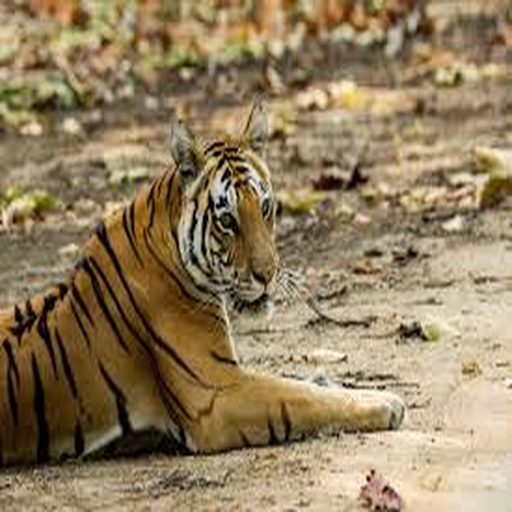
#> input picture data/sample/tigers/train/tiger_115.png, 512 x 512 px; its folder holds only this picture in this run
$ jupyter execute --allow-errors TRACE_Tiger_Pipeline.ipynb   (shell and % lines are left out)   (older library calls are emulated)
#> lines starting #> are read from the running program, lines starting #| are printed output that depends on the picture
#> further down, img is the input picture: shape (512, 512, 3); mean B, G, R 95.8, 128.2, 147.3
# TRACE — Tiger Recognition And Census Engine
## EPAIB Batch 05 | Group 4 | IIM Lucknow
**Real-world partner:** Wildlife Department, Government of West Bengal

---

### 3-Model Architecture
| Phase | Model | What It Does |
|-------|-------|-------------|
| Phase 1 | Image Triage | Reject unusable images before any ML runs |
| Phase 2 | YOLOv8 + ResNet50 | Detect tigers, count, identify individuals |
| Phase 3 | HSV Classifier | Classify color morph + subspecies |

**How to run:** Runtime → Run All  (or Shift+Enter cell by cell)

## Step 1: Install Dependencies

[cell 1]
# Install all required packages
print("All packages installed.")

## Step 2: Mount Google Drive (Upload Your Tiger Images Here)

[cell 2]
from google.colab import drive
drive.mount('/content/drive')

# ── Set this to your folder in Google Drive ────────────────────────────────
# Upload your tiger images to Google Drive first, then update this path.
# Example: if your images are in My Drive > tiger_images > train
IMAGE_DIR = "/content/drive/MyDrive/tiger_images/train"

# If you want to use sample images uploaded directly to Colab instead:
# IMAGE_DIR = "/content/tiger_images"

import os
os.makedirs(IMAGE_DIR, exist_ok=True)
os.makedirs("/content/reports", exist_ok=True)
print(f"Image folder: {IMAGE_DIR}")

## Step 3: Imports & Configuration

[cell 3]
import json
import cv2
import numpy as np
import pandas as pd
import torch
import torchvision.models as models
import torchvision.transforms as transforms
from PIL import Image
from sklearn.metrics.pairwise import cosine_similarity
from ultralytics import YOLO
from pathlib import Path
from IPython.display import display
import matplotlib.pyplot as plt
import matplotlib.patches as patches

# ── Field Metadata (edit before each survey session) ──────────────────────
RANGE_NAME = "Sundarbans Tiger Reserve"
BEAT_NAME  = "Block-A / Sector-3"

# ── Phase 1: Image Triage thresholds ──────────────────────────────────────
BLUR_THRESHOLD        = 80.0   # Laplacian variance below this = blurry
OVEREXPOSE_THRESHOLD  = 240    # Mean brightness above this = whiteout
UNDEREXPOSE_THRESHOLD = 20     # Mean brightness below this = blackout
IR_CHANNEL_DIFF       = 5      # Max channel diff = grayscale / IR night image

# ── Phase 2: Detection & Identity thresholds ──────────────────────────────
SIMILARITY_THRESHOLD    = 0.83  # Confirmed match — update DB
PARTIAL_MATCH_THRESHOLD = 0.70  # Possible match (half-body) — log only
CONFIDENCE_THRESHOLD    = 0.35  # YOLO minimum confidence
MIN_BOX_FULL            = 0.05  # >= 5% of frame = full body
MIN_BOX_PARTIAL         = 0.03  # 3-5% of frame = half body

# ── YOLO class filter ──────────────────────────────────────────────────────
# COCO has no tiger class. These are the closest visual proxies.
# After fine-tuning YOLO on tiger data, replace with {0}.
TIGER_PROXY_CLASSES = {15, 16, 17, 24}  # cat, dog, horse, zebra

# ── Paths ──────────────────────────────────────────────────────────────────
SUPPORTED_EXTS = {".jpg", ".jpeg", ".png", ".webp"}
OUTPUT_CSV     = "/content/reports/tiger_enumeration_results.csv"
DB_FILE        = "/content/reports/tiger_registry_db.json"

# ── Device ─────────────────────────────────────────────────────────────────
#> (the rest of this cell did not finish here and is left out)

## Step 4: Load Models (YOLOv8 + ResNet50)

[cell 4]
# ── YOLOv8 — Tiger Detection ───────────────────────────────────────────────
print("Loading YOLOv8 detector...")
#> (the rest of this cell did not finish here and is left out)

## Step 5: Tiger Database (Persists Across Runs)

[cell 5]
tiger_database       = {}   # {"Tiger_001": np.array(2048,)}
tiger_sighting_counts = {}  # {"Tiger_001": int}
results_log          = []

def load_database():
    """Load existing tiger registry from disk if available."""
    if Path(DB_FILE).exists():
        try:
            with open(DB_FILE, "r") as f:
                raw = json.load(f)
            for tid, entry in raw.items():
                tiger_database[tid]        = np.array(entry["embedding"])
                tiger_sighting_counts[tid] = entry["sighting_count"]
            print(f"Loaded {len(tiger_database)} existing tiger profiles.")
        except Exception as e:
            print(f"Could not load database: {e} — starting fresh.")
    else:
        print("No existing database found — starting fresh.")

# [12 lines left out: function save_database, not called in this run]

load_database()

## Phase 1 — Image Triage
**Goal:** Reject unusable images BEFORE any ML model runs.

Every camera trap image is classified into one of these buckets:
| Bucket | Description |
|--------|------------|
| `Clean` | Good quality — pass to Phase 2 |
| `IR_Night` | Grayscale infrared night shot — still usable |
| `Unusable_Overexposed` | Whiteout (animal too close to IR flash) |
| `Unusable_Underexposed` | Blackout (too dark, flash didn't reach) |
| `Unusable_Blurry` | Motion blur (fast animal + slow shutter) |

[cell 6]
def detect_ir_night(img_bgr):
    """
    Camera traps use IR flash at night → grayscale images.
    When all 3 RGB channels are nearly identical, image is B&W.
    """
    rgb = cv2.cvtColor(img_bgr, cv2.COLOR_BGR2RGB).astype(np.float32)
    diff_rg = np.std(rgb[:,:,0] - rgb[:,:,1])
    diff_rb = np.std(rgb[:,:,0] - rgb[:,:,2])
    return (diff_rg < IR_CHANNEL_DIFF) and (diff_rb < IR_CHANNEL_DIFF)

def detect_overexposure(img_bgr):
    """Whiteout — animal too close to IR flash."""
    gray = cv2.cvtColor(img_bgr, cv2.COLOR_BGR2GRAY)
    return float(np.mean(gray)) > OVEREXPOSE_THRESHOLD

def detect_underexposure(img_bgr):
    """Blackout — too far from camera or dense canopy."""
    gray = cv2.cvtColor(img_bgr, cv2.COLOR_BGR2GRAY)
    return float(np.mean(gray)) < UNDEREXPOSE_THRESHOLD

def detect_blur(img_bgr):
    """
    Motion blur detection using Laplacian variance.
    Sharp image = strong edges = high variance.
    Blurry image = weak edges = low variance.
    """
    gray = cv2.cvtColor(img_bgr, cv2.COLOR_BGR2GRAY)
    return float(cv2.Laplacian(gray, cv2.CV_64F).var()) < BLUR_THRESHOLD

def triage_image(img_bgr):
    """
    Full triage — returns (quality_bucket, note, should_skip).
    should_skip=True means image is unusable, don't run ML.
    """
    if detect_overexposure(img_bgr):
#> in detect_overexposure, `gray = cv2.cvtColor(img_bgr, cv2.COLOR_BGR2GRAY)`:
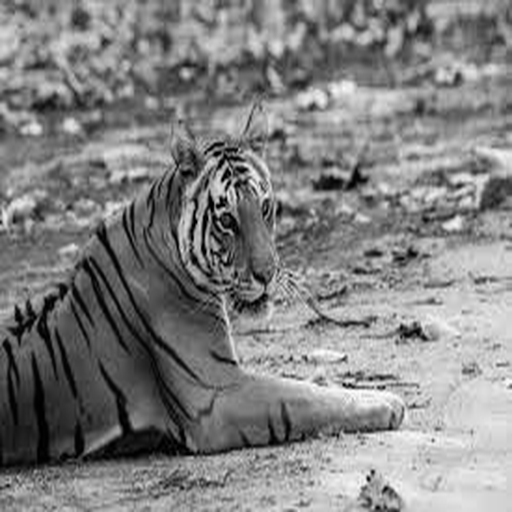
#> gray: shape (512, 512); min 0, max 253, mean 130.2
        return "Unusable_Overexposed", "IR flash whiteout", True
    if detect_underexposure(img_bgr):
        return "Unusable_Underexposed", "Blackout image", True
    if detect_blur(img_bgr):
        return "Unusable_Blurry", "Motion blur detected", True
    if detect_ir_night(img_bgr):
#> in detect_ir_night, `diff_rg = np.std(rgb[:,:,0] - rgb[:,:,1])`: diff_rg = 9.25
#> in detect_ir_night, `diff_rb = np.std(rgb[:,:,0] - rgb[:,:,2])`: diff_rb = 19.33
#> `quality_bucket, quality_note, should_skip = triage_image(img)`: quality_bucket = 'Clean'; quality_note = 'Good quality'; should_skip = False
        return "IR_Night", "Grayscale IR night image — converting to 3-channel", False
    return "Clean", "Good quality", False

# [5 lines left out: function convert_ir_to_rgb, not called in this run]

print("Phase 1 triage functions ready.")

## Phase 2a — Preprocessing Chain
Handles all Sundarbans field conditions before detection runs.

| Step | Algorithm | Fixes |
|------|-----------|-------|
| 1 | CLAHE | Night / low-light images |
| 2 | Dark Channel Prior Dehazing | Fog / haze / rain scatter |

[cell 7]
clahe_processor = cv2.createCLAHE(clipLimit=2.0, tileGridSize=(8, 8))

def apply_clahe(img_bgr):
    """
    CLAHE — Contrast Limited Adaptive Histogram Equalisation.
    Works in LAB colour space (only L channel enhanced, colour preserved).
    """
    lab = cv2.cvtColor(img_bgr, cv2.COLOR_BGR2LAB)
    l, a, b = cv2.split(lab)
    l_enhanced = clahe_processor.apply(l)
    enhanced   = cv2.merge([l_enhanced, a, b])
    return cv2.cvtColor(enhanced, cv2.COLOR_LAB2BGR)

def dehaze(img_bgr, patch_size=15, omega=0.95, t0=0.1):
    """
    Dark Channel Prior Dehazing.
    Steps:
      1. Dark channel = min pixel across colour channels per patch
      2. Atmospheric light A = estimated from brightest 0.1% dark-channel pixels
      3. Transmission map t = 1 - omega * dark_channel_normalised
      4. Scene recovery: J = (I - A) / max(t, t0) + A
    """
    img_float = img_bgr.astype(np.float64) / 255.0
    dark_ch   = np.min(img_float, axis=2)
    kernel    = cv2.getStructuringElement(cv2.MORPH_RECT, (patch_size, patch_size))
    dark_ch   = cv2.erode(dark_ch.astype(np.float32), kernel).astype(np.float64)
    n_bright  = max(1, int(dark_ch.size * 0.001))
    flat_idx  = np.argsort(dark_ch.flatten())[-n_bright:]
    A         = np.max(img_float.reshape(-1, 3)[flat_idx], axis=0)
    A         = np.clip(A, 1e-6, 1.0)
    norm      = img_float / A
    dark_norm = np.min(norm, axis=2).astype(np.float32)
    dark_norm = cv2.erode(dark_norm, kernel).astype(np.float64)
    t         = np.clip(1.0 - omega * dark_norm, t0, 1.0)
    t3        = t[:, :, np.newaxis]
    J         = np.clip((img_float - A) / t3 + A, 0.0, 1.0)
    return (J * 255).astype(np.uint8)

def preprocess(img_bgr, is_ir=False):
    """Full preprocessing: IR conversion → CLAHE → Dehazing."""
    if is_ir:
        img_bgr = convert_ir_to_rgb(img_bgr)
    img = apply_clahe(img_bgr)
    img = dehaze(img)
    return img

print("Preprocessing functions ready.")

## Phase 2b — Tiger Detection & Individual Identity
**YOLOv8** finds tigers in the image and draws bounding boxes.
**ResNet50** extracts a 2048-dimensional stripe fingerprint from each crop.
**Cosine Similarity** matches the fingerprint against the database.

[cell 8]
# [51 lines left out: functions extract_fingerprint, match_or_enroll, not called in this run]

print("Detection & identity functions ready.")

## Phase 3 — Tiger Type Classification
**Color Morph** is detected using HSV colour analysis (no training needed).
**Subspecies** uses rule-based stripe density (ML classifier is next phase).

| Color Morph | Detection Method |
|-------------|-----------------|
| Orange Standard | Hue in orange range (10–25), normal saturation |
| White | High brightness (V>180), very low saturation (S<50) |
| Golden | Pale yellow hue (25–40), low saturation |
| Black (Pseudo-melanistic) | Very low brightness (V<60) |
| Snow White | Max brightness + near-zero saturation + near-zero variance |

[cell 9]
# [34 lines left out: functions classify_color_morph, classify_subspecies, not called in this run]

print("Phase 3 classification functions ready.")

## Run Pipeline — Process All Images

[cell 10]
results_log = []
all_images  = [
    p for p in Path(IMAGE_DIR).rglob("*")
    if p.suffix.lower() in SUPPORTED_EXTS
]

print(f"Found {len(all_images)} images in {IMAGE_DIR}")
print(f"Survey: {RANGE_NAME} | {BEAT_NAME}")
print("Starting TRACE pipeline...\n")

skipped = 0

#> (the rest of this cell did not finish here and is left out)

#> in apply_clahe, `l, a, b = cv2.split(lab)`:
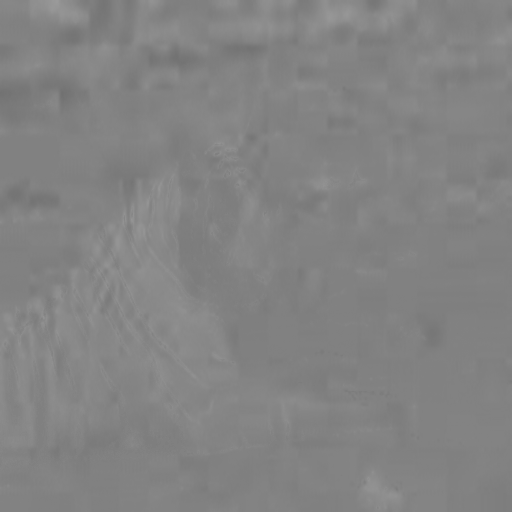
#> a: shape (512, 512); min 113, max 154, mean 130.8
#> in apply_clahe, `l, a, b = cv2.split(lab)`:
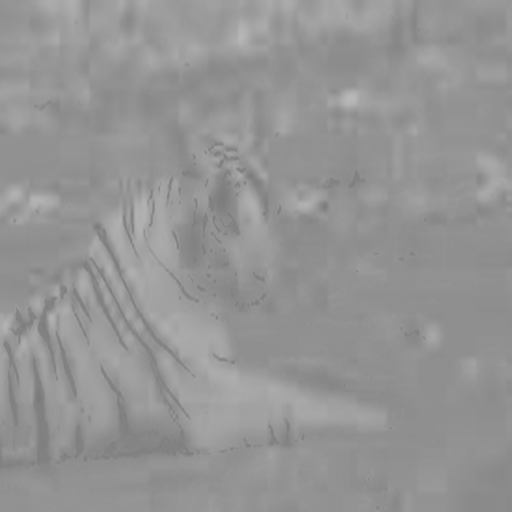
#> b: shape (512, 512); min 121, max 184, mean 148.3
#> in apply_clahe, `l_enhanced = clahe_processor.apply(l)`:
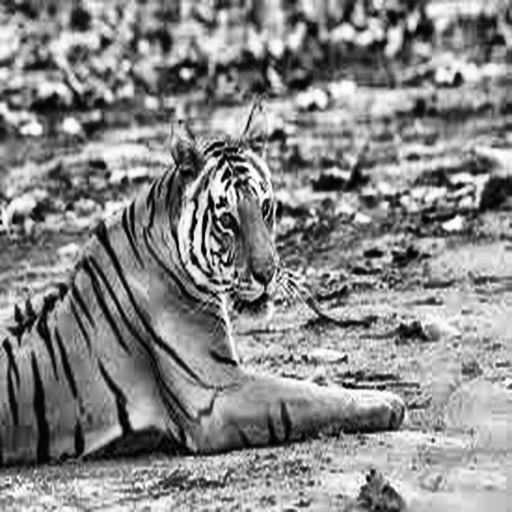
#> l_enhanced: shape (512, 512); min 0, max 255, mean 136.4
#> in dehaze, `dark_ch   = np.min(img_float, axis=2)`:
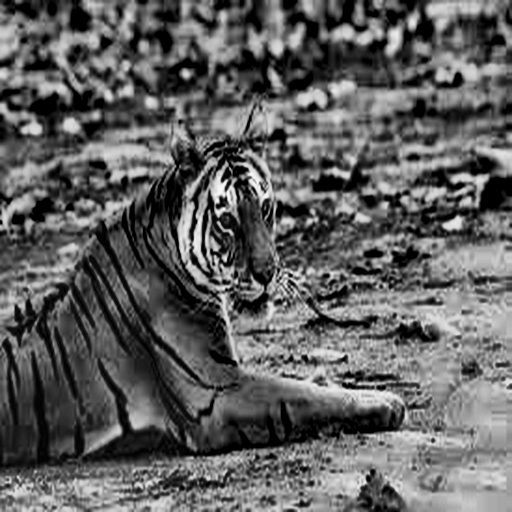
#> dark_ch: shape (512, 512) float64; min 0, max 0.984, mean 0.377
#> in dehaze, `dark_ch   = cv2.erode(dark_ch.astype(np.float32), kernel).astype(np.fl..`:
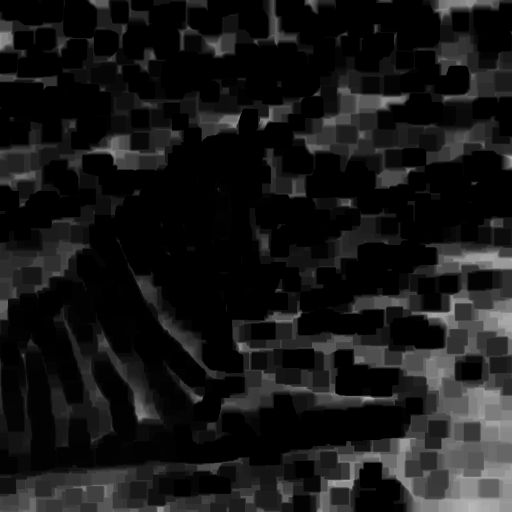
#> dark_ch: shape (512, 512) float64; min 0, max 0.733, mean 0.0916
#> in dehaze, `flat_idx  = np.argsort(dark_ch.flatten())[-n_bright:]`: flat_idx = 262 values, max 262119 at index 39, min 80895 at index 87, mean 253613.6
#> in dehaze, `A         = np.max(img_float.reshape(-1, 3)[flat_idx], axis=0)`: A = [0.812, 0.941, 1]
#> in dehaze, `norm      = img_float / A`:
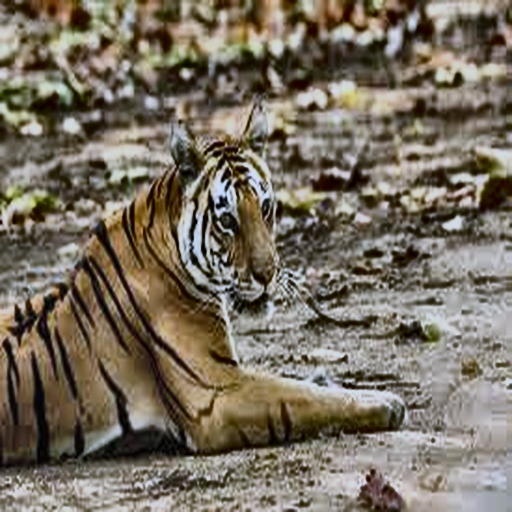
#> norm: shape (512, 512, 3) float64; mean B, G, R 0.464, 0.534, 0.577; drawn with min black and max white
#> in dehaze, `dark_norm = np.min(norm, axis=2).astype(np.float32)`:
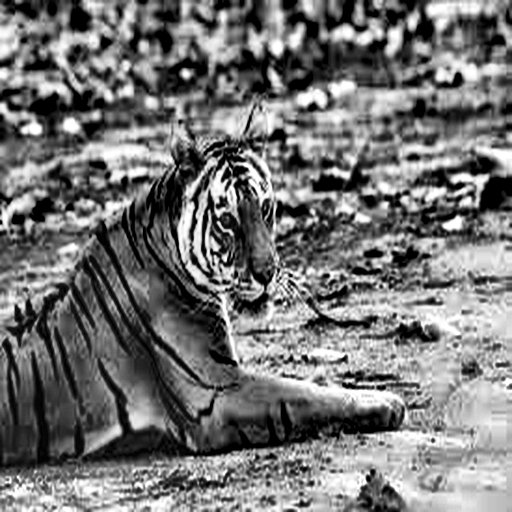
#> dark_norm: shape (512, 512) float32; min 0, max 1, mean 0.461
#> in dehaze, `t         = np.clip(1.0 - omega * dark_norm, t0, 1.0)`:
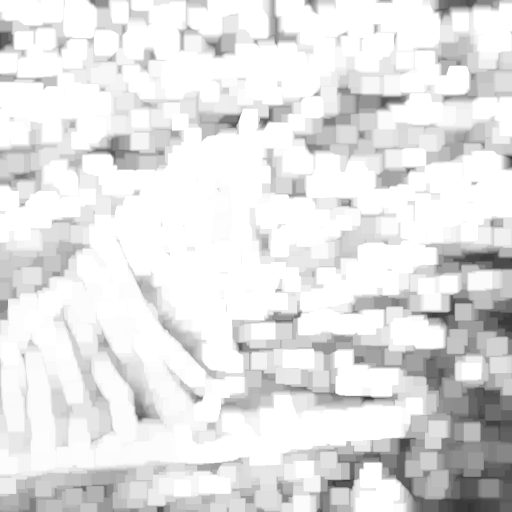
#> t: shape (512, 512) float64; min 0.199, max 1, mean 0.893
#> in dehaze, `J         = np.clip((img_float - A) / t3 + A, 0.0, 1.0)`:
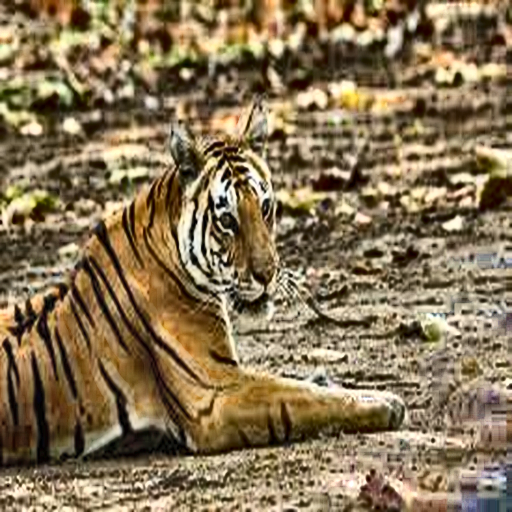
#> J: shape (512, 512, 3) float64; mean B, G, R 0.337, 0.46, 0.536

    # ── PHASE 2b: YOLO Detection ──────────────────────────────────────────────
    det_result = detector(str(img_path), verbose=False)[0]
    boxes      = det_result.boxes

    if len(boxes) == 0:
        results_log.append({
            "Image_File": img_path.name, "Range": RANGE_NAME, "Beat": BEAT_NAME,
            "Image_Quality": quality_bucket, "Tigers_In_Frame": 0,
            "Identified_ID": "NO_DETECTION", "Color_Morph": None, "Subspecies": None,
            "Status": "No animal detected (False Positive / empty frame)",
            "Match_Score": None, "Detection_Confidence": None,
        })
        skipped += 1
        continue

    img_area = img.shape[0] * img.shape[1]

    for box in boxes:
        det_conf  = float(box.conf[0])
        class_id  = int(box.cls[0])
        x1, y1, x2, y2 = map(int, box.xyxy[0])

        # Filter 1: Animal class
        if class_id not in TIGER_PROXY_CLASSES:
            results_log.append({
                "Image_File": img_path.name, "Range": RANGE_NAME, "Beat": BEAT_NAME,
                "Image_Quality": quality_bucket, "Tigers_In_Frame": len(boxes),
                "Identified_ID": "FILTERED", "Color_Morph": None, "Subspecies": None,
                "Status": f"Filtered — wrong class (COCO {class_id})",
                "Match_Score": None, "Detection_Confidence": round(det_conf, 4),
            })
            continue

        # Filter 2: Confidence
        if det_conf < CONFIDENCE_THRESHOLD:
            results_log.append({
                "Image_File": img_path.name, "Range": RANGE_NAME, "Beat": BEAT_NAME,
                "Image_Quality": quality_bucket, "Tigers_In_Frame": len(boxes),
                "Identified_ID": "FILTERED", "Color_Morph": None, "Subspecies": None,
                "Status": f"Filtered — low confidence ({det_conf:.2f})",
                "Match_Score": None, "Detection_Confidence": round(det_conf, 4),
            })
            continue

        # Filter 3: Box size
        box_ratio = (x2-x1)*(y2-y1) / img_area
        if box_ratio < MIN_BOX_PARTIAL:
            results_log.append({
                "Image_File": img_path.name, "Range": RANGE_NAME, "Beat": BEAT_NAME,
                "Image_Quality": quality_bucket, "Tigers_In_Frame": len(boxes),
                "Identified_ID": "FILTERED", "Color_Morph": None, "Subspecies": None,
                "Status": f"Filtered — tail/fragment ({100*box_ratio:.1f}%)",
                "Match_Score": None, "Detection_Confidence": round(det_conf, 4),
            })
            continue

        crop = img[y1:y2, x1:x2]
        if crop.size == 0:
            continue

        # ── PHASE 2c: Identity ────────────────────────────────────────────────
        fingerprint = extract_fingerprint(crop)
        is_partial  = box_ratio < MIN_BOX_FULL

        if is_partial:
            tiger_id, match_score, is_new = match_or_enroll(fingerprint, update_db=False)
            status = ("Possible New — Partial Body" if is_new
                      else f"Possible Match — Partial Body (score {match_score:.2f})")
        else:
            tiger_id, match_score, is_new = match_or_enroll(fingerprint, update_db=True)
            status = "New Enrollment" if is_new else "Recaptured Match"

        # ── PHASE 3: Tiger Type ───────────────────────────────────────────────
        color_morph = classify_color_morph(crop)
        subspecies  = classify_subspecies(crop)

        results_log.append({
            "Image_File": img_path.name, "Range": RANGE_NAME, "Beat": BEAT_NAME,
            "Image_Quality": quality_bucket, "Tigers_In_Frame": len(boxes),
            "Identified_ID": tiger_id, "Color_Morph": color_morph,
            "Subspecies": subspecies, "Status": status,
            "Match_Score": round(match_score, 4),
            "Detection_Confidence": round(det_conf, 4),
        })

# Save
df = pd.DataFrame(results_log)
df.to_csv(OUTPUT_CSV, index=False)
save_database()
print("Pipeline complete. Results saved.")

## Results — Final Report

[cell 11]
unusable  = len([r for r in results_log if r["Identified_ID"] == "UNUSABLE"])
filtered  = len([r for r in results_log if r["Identified_ID"] == "FILTERED"])
no_det    = len([r for r in results_log if r["Identified_ID"] == "NO_DETECTION"])
partial   = len([r for r in results_log if "Partial" in r.get("Status", "")])
processed = len([r for r in results_log if r["Identified_ID"] not in
                 ("NO_DETECTION","FILTERED","UNUSABLE")
                 and "Partial" not in r.get("Status","")])

print("=" * 60)
print("        TRACE — TIGER ENUMERATION REPORT")
print("=" * 60)
print(f"  Survey   : {RANGE_NAME} | {BEAT_NAME}")
print(f"  Total images         : {len(all_images)}")
print(f"\n  PHASE 1 — IMAGE TRIAGE")
print(f"    Unusable images    : {unusable}")
print(f"    False positives    : {no_det}")
print(f"\n  PHASE 2 — DETECTION & IDENTITY")
print(f"    Filtered           : {filtered}")
print(f"    Partial sightings  : {partial}")
print(f"    Valid detections   : {processed}")
print(f"    UNIQUE TIGERS      : {len(tiger_database)}")
print(f"\n  PHASE 3 — TIGER TYPES")
morph_counts = {}
for r in results_log:
    m = r.get("Color_Morph")
    if m: morph_counts[m] = morph_counts.get(m,0)+1
for m,c in sorted(morph_counts.items(), key=lambda x:-x[1]):
    print(f"    {m:<28}: {c}")
print("=" * 60)

# Show results table
print("\nDetailed results:")
#> (the rest of this cell did not finish here and is left out)
